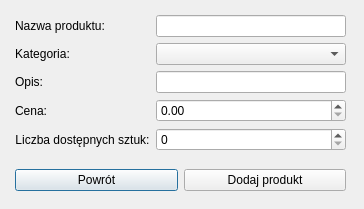
<?xml version="1.0" encoding="UTF-8"?>
<ui version="4.0">
 <class>Dodaj_produkt</class>
 <widget class="QDialog" name="Dodaj_produkt">
  <property name="geometry">
   <rect>
    <x>0</x>
    <y>0</y>
    <width>364</width>
    <height>209</height>
   </rect>
  </property>
  <property name="minimumSize">
   <size>
    <width>264</width>
    <height>209</height>
   </size>
  </property>
  <property name="maximumSize">
   <size>
    <width>364</width>
    <height>209</height>
   </size>
  </property>
  <property name="windowTitle">
   <string>Dialog</string>
  </property>
  <widget class="QWidget" name="layoutWidget">
   <property name="geometry">
    <rect>
     <x>15</x>
     <y>15</y>
     <width>331</width>
     <height>176</height>
    </rect>
   </property>
   <layout class="QVBoxLayout" name="verticalLayout">
    <item>
     <layout class="QFormLayout" name="formLayout">
      <item row="0" column="0">
       <widget class="QLabel" name="label">
        <property name="text">
         <string>Nazwa produktu:</string>
        </property>
        <property name="alignment">
         <set>Qt::AlignCenter</set>
        </property>
       </widget>
      </item>
      <item row="1" column="0">
       <widget class="QLabel" name="label_3">
        <property name="text">
         <string>Kategoria:</string>
        </property>
        <property name="alignment">
         <set>Qt::AlignCenter</set>
        </property>
       </widget>
      </item>
      <item row="2" column="0">
       <widget class="QLabel" name="label_5">
        <property name="text">
         <string>Opis:</string>
        </property>
        <property name="alignment">
         <set>Qt::AlignCenter</set>
        </property>
       </widget>
      </item>
      <item row="3" column="0">
       <widget class="QLabel" name="label_7">
        <property name="text">
         <string>Cena:</string>
        </property>
       </widget>
      </item>
      <item row="4" column="0">
       <widget class="QLabel" name="label_9">
        <property name="text">
         <string>Liczba dostępnych sztuk:</string>
        </property>
        <property name="alignment">
         <set>Qt::AlignCenter</set>
        </property>
       </widget>
      </item>
      <item row="0" column="1">
       <widget class="QLineEdit" name="produkt"/>
      </item>
      <item row="2" column="1">
       <widget class="QLineEdit" name="opis"/>
      </item>
      <item row="3" column="1">
       <widget class="QDoubleSpinBox" name="cena">
        <property name="decimals">
         <number>2</number>
        </property>
        <property name="maximum">
         <double>9999999.990000000223517</double>
        </property>
       </widget>
      </item>
      <item row="4" column="1">
       <widget class="QSpinBox" name="sztuk"/>
      </item>
      <item row="1" column="1">
       <widget class="QComboBox" name="kategoria"/>
      </item>
     </layout>
    </item>
    <item>
     <layout class="QHBoxLayout" name="horizontalLayout">
      <item>
       <widget class="QPushButton" name="powrot">
        <property name="text">
         <string>Powrót</string>
        </property>
       </widget>
      </item>
      <item>
       <widget class="QPushButton" name="dodaj">
        <property name="text">
         <string>Dodaj produkt</string>
        </property>
       </widget>
      </item>
     </layout>
    </item>
   </layout>
  </widget>
 </widget>
 <resources/>
 <connections/>
</ui>
